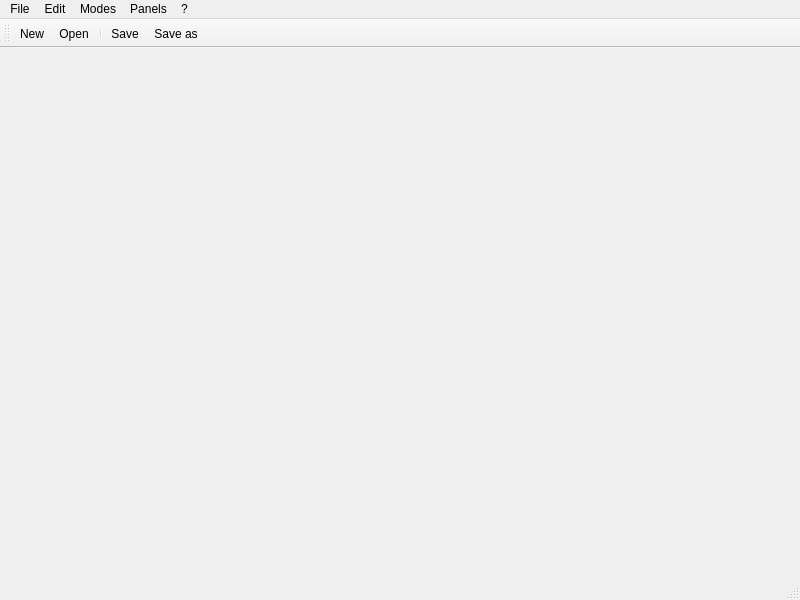
<?xml version="1.0" encoding="UTF-8"?>
<ui version="4.0">
 <class>MainWindow</class>
 <widget class="QMainWindow" name="MainWindow">
  <property name="geometry">
   <rect>
    <x>0</x>
    <y>0</y>
    <width>800</width>
    <height>600</height>
   </rect>
  </property>
  <property name="windowTitle">
   <string>notepad</string>
  </property>
  <property name="windowIcon">
   <iconset resource="resources.qrc">
    <normaloff>:/icons/pyqode.png</normaloff>:/icons/pyqode.png</iconset>
  </property>
  <widget class="QWidget" name="centralwidget">
   <layout class="QGridLayout" name="gridLayout">
    <item row="0" column="0">
     <widget class="SplittableCodeEditTabWidget" name="tabWidget">
      <property name="orientation">
       <enum>Qt::Horizontal</enum>
      </property>
     </widget>
    </item>
   </layout>
  </widget>
  <widget class="QMenuBar" name="menubar">
   <property name="geometry">
    <rect>
     <x>0</x>
     <y>0</y>
     <width>800</width>
     <height>25</height>
    </rect>
   </property>
   <widget class="QMenu" name="menuFile">
    <property name="title">
     <string>File</string>
    </property>
    <addaction name="actionNew"/>
    <addaction name="actionOpen"/>
    <addaction name="separator"/>
    <addaction name="actionSave"/>
    <addaction name="actionSave_as"/>
    <addaction name="separator"/>
    <addaction name="actionQuit"/>
   </widget>
   <widget class="QMenu" name="menuEdit">
    <property name="title">
     <string>Edit</string>
    </property>
   </widget>
   <widget class="QMenu" name="menuModes">
    <property name="title">
     <string>Modes</string>
    </property>
   </widget>
   <widget class="QMenu" name="menuPanels">
    <property name="title">
     <string>Panels</string>
    </property>
   </widget>
   <widget class="QMenu" name="menu">
    <property name="title">
     <string>?</string>
    </property>
    <addaction name="actionAbout"/>
   </widget>
   <addaction name="menuFile"/>
   <addaction name="menuEdit"/>
   <addaction name="menuModes"/>
   <addaction name="menuPanels"/>
   <addaction name="menu"/>
  </widget>
  <widget class="QStatusBar" name="statusbar"/>
  <widget class="QToolBar" name="toolBar">
   <property name="windowTitle">
    <string>toolBar</string>
   </property>
   <attribute name="toolBarArea">
    <enum>TopToolBarArea</enum>
   </attribute>
   <attribute name="toolBarBreak">
    <bool>false</bool>
   </attribute>
   <addaction name="actionNew"/>
   <addaction name="actionOpen"/>
   <addaction name="separator"/>
   <addaction name="actionSave"/>
   <addaction name="actionSave_as"/>
  </widget>
  <action name="actionNew">
   <property name="icon">
    <iconset resource="resources.qrc">
     <normaloff>:/icons/document-new.png</normaloff>:/icons/document-new.png</iconset>
   </property>
   <property name="text">
    <string>New</string>
   </property>
   <property name="shortcut">
    <string>Ctrl+N</string>
   </property>
   <property name="iconVisibleInMenu">
    <bool>true</bool>
   </property>
  </action>
  <action name="actionOpen">
   <property name="icon">
    <iconset resource="resources.qrc">
     <normaloff>:/icons/document-open.png</normaloff>:/icons/document-open.png</iconset>
   </property>
   <property name="text">
    <string>Open</string>
   </property>
   <property name="shortcut">
    <string>Ctrl+O</string>
   </property>
   <property name="iconVisibleInMenu">
    <bool>true</bool>
   </property>
  </action>
  <action name="actionSave">
   <property name="icon">
    <iconset resource="resources.qrc">
     <normaloff>:/icons/document-save.png</normaloff>:/icons/document-save.png</iconset>
   </property>
   <property name="text">
    <string>Save</string>
   </property>
   <property name="shortcut">
    <string>Ctrl+S</string>
   </property>
   <property name="iconVisibleInMenu">
    <bool>true</bool>
   </property>
  </action>
  <action name="actionSave_as">
   <property name="icon">
    <iconset resource="resources.qrc">
     <normaloff>:/icons/document-save-as.png</normaloff>:/icons/document-save-as.png</iconset>
   </property>
   <property name="text">
    <string>Save as</string>
   </property>
   <property name="shortcut">
    <string>Ctrl+Shift+S</string>
   </property>
   <property name="iconVisibleInMenu">
    <bool>true</bool>
   </property>
  </action>
  <action name="actionClose_tab">
   <property name="text">
    <string>Close tab</string>
   </property>
   <property name="iconVisibleInMenu">
    <bool>true</bool>
   </property>
  </action>
  <action name="actionClose_other_tabs">
   <property name="text">
    <string>Close other tabs</string>
   </property>
   <property name="iconVisibleInMenu">
    <bool>true</bool>
   </property>
  </action>
  <action name="actionClose_all_tabs">
   <property name="text">
    <string>Close all tabs</string>
   </property>
   <property name="iconVisibleInMenu">
    <bool>true</bool>
   </property>
  </action>
  <action name="actionQuit">
   <property name="icon">
    <iconset resource="resources.qrc">
     <normaloff>:/icons/close.png</normaloff>:/icons/close.png</iconset>
   </property>
   <property name="text">
    <string>Quit</string>
   </property>
   <property name="shortcut">
    <string>Ctrl+Q</string>
   </property>
   <property name="iconVisibleInMenu">
    <bool>true</bool>
   </property>
  </action>
  <action name="actionAbout">
   <property name="icon">
    <iconset resource="resources.qrc">
     <normaloff>:/icons/about.png</normaloff>:/icons/about.png</iconset>
   </property>
   <property name="text">
    <string>About</string>
   </property>
   <property name="shortcut">
    <string>F1</string>
   </property>
   <property name="iconVisibleInMenu">
    <bool>true</bool>
   </property>
  </action>
 </widget>
 <customwidgets>
  <customwidget>
   <class>SplittableCodeEditTabWidget</class>
   <extends>QSplitter</extends>
   <header>pyqode.core.widgets</header>
   <container>1</container>
  </customwidget>
 </customwidgets>
 <resources>
  <include location="resources.qrc"/>
 </resources>
 <connections/>
</ui>
